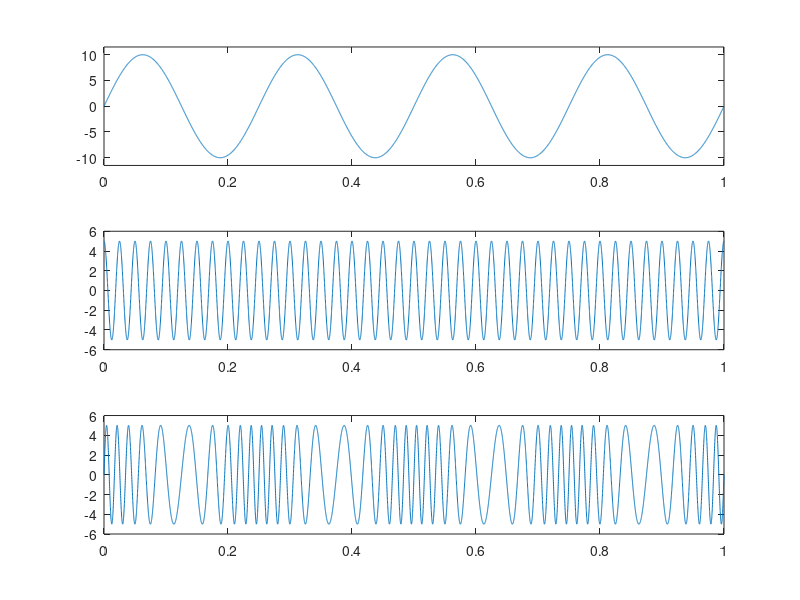

Recreate this plot in MATLAB.
clc;
clear all;
close all;
 
Vm = 10;
Vc = 5;
fm = 4;
fc = 40;
phi_m = 0;
phi_c = 0;
Mf = 5;
t = 0:0.0001:1;
 
modulatingSignal = Vm*sin(2*pi*fm*t + phi_m);
subplot(3,1,1);
plot(t, modulatingSignal);
axis([0 1 -Vm-1.5 Vm+1.5]);
 
carrierSignal = Vc*cos(2*pi*fc*t + phi_c);
subplot(3,1,2);
plot(t, carrierSignal);
axis([0 1 -Vc-1 Vc+1]);
 
modulatedSignal = Vc.*sin(2*pi*fc*t + Mf.*sin(2*pi*fm*t));
subplot(3,1,3);
plot(t,modulatedSignal);
axis([0 1 -Vc-1.0 Vc+1.0]);